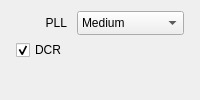
      <widget class="QWidget" name="demodAmSyncOpt">
       <layout class="QVBoxLayout" name="verticalLayout_7">
        <item>
         <layout class="QFormLayout" name="pagedemodFormLayout3">
          <property name="fieldGrowthPolicy">
           <enum>QFormLayout::AllNonFixedFieldsGrow</enum>
          </property>
          <property name="labelAlignment">
           <set>Qt::AlignRight|Qt::AlignTrailing|Qt::AlignVCenter</set>
          </property>
          <property name="horizontalSpacing">
           <number>10</number>
          </property>
          <property name="verticalSpacing">
           <number>5</number>
          </property>
          <property name="leftMargin">
           <number>5</number>
          </property>
          <property name="rightMargin">
           <number>5</number>
          </property>
          <property name="bottomMargin">
           <number>5</number>
          </property>
          <item row="0" column="0">
           <widget class="QLabel" name="pllBwLabel">
            <property name="text">
             <string>PLL</string>
            </property>
            <property name="alignment">
             <set>Qt::AlignRight|Qt::AlignTrailing|Qt::AlignVCenter</set>
            </property>
           </widget>
          </item>
          <item row="0" column="1">
           <widget class="QComboBox" name="pllBwSelector">
            <property name="sizePolicy">
             <sizepolicy hsizetype="Preferred" vsizetype="Minimum">
              <horstretch>0</horstretch>
              <verstretch>0</verstretch>
             </sizepolicy>
            </property>
            <property name="minimumSize">
             <size>
              <width>0</width>
              <height>24</height>
             </size>
            </property>
            <property name="maximumSize">
             <size>
              <width>16777215</width>
              <height>24</height>
             </size>
            </property>
            <property name="toolTip">
             <string>Carrier tracking PLL. Weak, noisy or fading signals may
benefit from a slower PLL. A slower PLL will take longer
to react to changes in the carrier frequency however.</string>
            </property>
            <property name="statusTip">
             <string/>
            </property>
            <property name="currentIndex">
             <number>1</number>
            </property>
            <item>
             <property name="text">
              <string>Fast</string>
             </property>
            </item>
            <item>
             <property name="text">
              <string>Medium</string>
             </property>
            </item>
            <item>
             <property name="text">
              <string>Slow</string>
             </property>
            </item>
           </widget>
          </item>
          <item row="1" column="0">
           <widget class="QCheckBox" name="syncdcrCheckBox">
            <property name="toolTip">
             <string>Enable/disable DC removal.</string>
            </property>
            <property name="text">
             <string>DCR</string>
            </property>
            <property name="checked">
             <bool>true</bool>
            </property>
           </widget>
          </item>
         </layout>
        </item>
       </layout>
      </widget>
